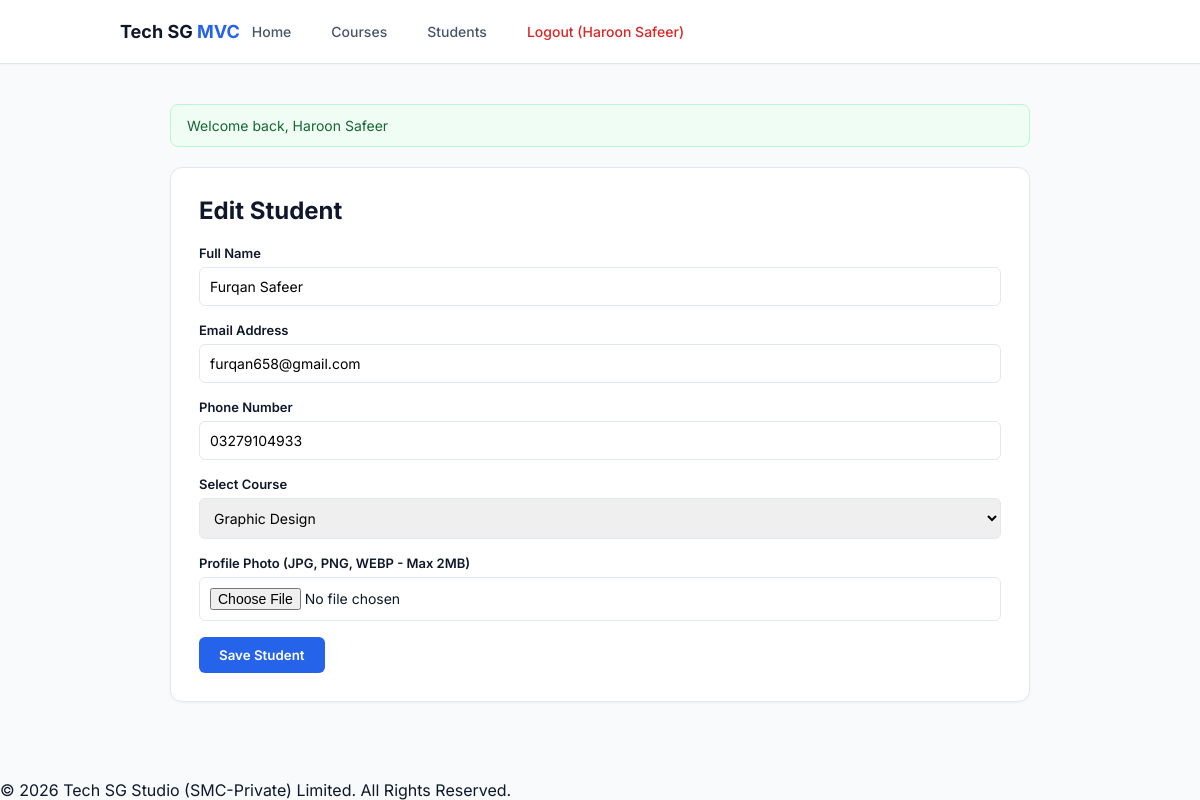
Screenshot of /public/students/edit/2 (signed in) with the database file from the repository.
### tables this page shows
CREATE TABLE `students` (
  `id` int(10) UNSIGNED NOT NULL,
  `course_id` int(10) UNSIGNED DEFAULT NULL,
  `name` varchar(100) NOT NULL,
  `email` varchar(150) NOT NULL,
  `phone` varchar(20) DEFAULT NULL,
  `photo` varchar(120) DEFAULT NULL,
  `created_at` timestamp NOT NULL DEFAULT current_timestamp()
);

CREATE TABLE `courses` (
  `id` int(10) UNSIGNED NOT NULL,
  `title` varchar(150) NOT NULL
);

### app/Core/Controller.php (called while the page is built, shortened)
<?php
class Controller
{
    protected function view(string $view, array $data = []): void
    {
        extract($data);
        require ROOT . '/app/Views/layout/header.php';
        require ROOT . '/app/Views/' . $view . '.php';
        require ROOT . '/app/Views/layout/footer.php';
    }
}
function e($v): string {
    return htmlspecialchars((string) $v, ENT_QUOTES, 'UTF-8');
}

### app/Controllers/StudentsController.php (called while the page is built, shortened)
<?php
class StudentsController extends Controller
{
    private Student $model;
    public function __construct()
    {
        $this->model = new Student();
    }
    public function edit($id = 0): void
    {
        $student = $this->model->find((int)$id);
        $this->form($student, [], 'students/update/' . (int)$id);
    }
    private function form(array $old, array $errors, string $action): void
    {
        $this->view('students/form', [
            'old' => $old,
            'errors' => $errors,
            'action' => $action,
            'courses' => (new Course())->all(),
            'csrf' => $this->csrfToken()
        ]);
    }
}

### app/Core/Router.php (called while the page is built, shortened)
<?php
class Router
{
    public function dispatch(): void
    {
        $url = trim($_GET['url'] ?? '', '/');
        $parts = $url === '' ? [] : explode('/', $url);
        $method = $parts[1] ?? 'index';
        $params = array_slice($parts, 2);
        $controller = new $class();
        call_user_func_array([$controller, $method], $params);
    }
}

### public/index.php (called while the page is built, shortened)
<?php
spl_autoload_register(function (string $class) {
    foreach (['app/Core/', 'app/Controllers/', 'app/Models/'] as $dir) {
        $file = ROOT . '/' . $dir . $class . '.php';
        if (is_file($file)) {
            return;
        }
    }
});
(new Router())->dispatch();

### app/Core/Model.php (called while the page is built, shortened)
<?php
abstract class Model
{
    public function __construct()
    {
        $this->db = Database::connect();
    }
}

### app/Core/Database.php (called while the page is built)
<?php
class Database
{
    private static ?PDO $pdo = null;
    public static function connect(): PDO
    {
        if (self::$pdo === null) {
            try {
                self::$pdo = new PDO(
                    "mysql:host=" . DB_HOST . ";dbname=" . DB_NAME . ";charset=utf8mb4",
                    DB_USER,
                    DB_PASS,
                    [
                        PDO::ATTR_ERRMODE => PDO::ERRMODE_EXCEPTION,
                        PDO::ATTR_DEFAULT_FETCH_MODE => PDO::FETCH_ASSOC,
                        PDO::ATTR_EMULATE_PREPARES => false,
                    ]
                );
            } catch (PDOException $e) {
                error_log($e->getMessage());
                http_response_code(500);
                die(APP_DEBUG ? $e->getMessage() : "Database connection error.");
            }
        }
        return self::$pdo;
    }
}

### app/Models/Student.php (called while the page is built, shortened)
<?php
class Student extends Model
{
    public function find(int $id): ?array
    {
        $st = $this->db->prepare("SELECT s.*, c.title AS course FROM students s LEFT JOIN courses c ON c.id = s.course_id WHERE s.id = ?");
        $st->execute([$id]);
        return $st->fetch() ?: null;
    }
}

### app/Models/Course.php (called while the page is built)
<?php
class Course extends Model
{
    public function all(): array
    {
        $stmt = $this->db->query("SELECT * FROM courses ORDER BY id DESC");
        return $stmt->fetchAll();
    }
}

### app/Views/students/form.php (the view, shortened to what this page needs)
<h2><?= str_contains($action, 'update') ? 'Edit Student' : 'Add New Student' ?></h2>
<form method="POST" action="<?= BASE_URL ?>/<?= e($action) ?>" enctype="multipart/form-data" style="margin-top: 20px;">
    <div class="form-group">
        <label>Full Name</label>
        <input type="text" name="name" value="<?= e($old['name'] ?? '') ?>" required>
    </div>
    <div class="form-group">
        <label>Email Address</label>
        <input type="email" name="email" value="<?= e($old['email'] ?? '') ?>" required>
    </div>
    <div class="form-group">
        <label>Phone Number</label>
        <input type="text" name="phone" value="<?= e($old['phone'] ?? '') ?>" placeholder="03XXXXXXXXX">
    </div>
    <div class="form-group">
        <label>Select Course</label>
        <select name="course_id">
            <?php foreach ($courses as $c): ?>
                <option value="<?= (int)$c['id'] ?>" <?= (int)($old['course_id'] ?? 0) === (int)$c['id'] ? 'selected' : '' ?>>
                    <?= e($c['title']) ?>
                </option>
            <?php endforeach; ?>
        </select>
    </div>
    <div class="form-group">
        <label>Profile Photo (JPG, PNG, WEBP - Max 2MB)</label>
        <input type="file" name="photo" accept="image/*">
    </div>
    <button type="submit" class="btn" style="padding: 10px 20px; border:none; border-radius:6px; cursor:pointer;">Save Student</button>
</form>

### app/Views/layout/header.php (style rules this page uses)
:root { --bg-body: #f8fafc; --surface: #ffffff; --primary: #2563eb; --text-main: #0f172a; --text-sub: #475569; --border: #e2e8f0; }
* { margin:0; padding:0; box-sizing:border-box; font-family:'Inter', sans-serif; }
body { background-color: var(--bg-body); color: var(--text-main); min-height:100vh; display:flex; flex-direction:column; }
.btn { background:var(--primary); color:#fff !important; font-weight:600; }
.form-group { margin-bottom:16px; }
.form-group label { display:block; font-size:13px; font-weight:600; margin-bottom:6px; }
.form-group input, .form-group select { width:100%; padding:10px; border:1px solid var(--border); border-radius:6px; font-size:14px; }

### rows the page displays
students: name "Furqan Safeer", email "furqan658@gmail.com", phone "03279104933", course_id "Graphic Design"

### other values shown
$_SESSION['user']['name'] "Haroon Safeer"
$f['msg'] "Welcome back, Haroon Safeer"
